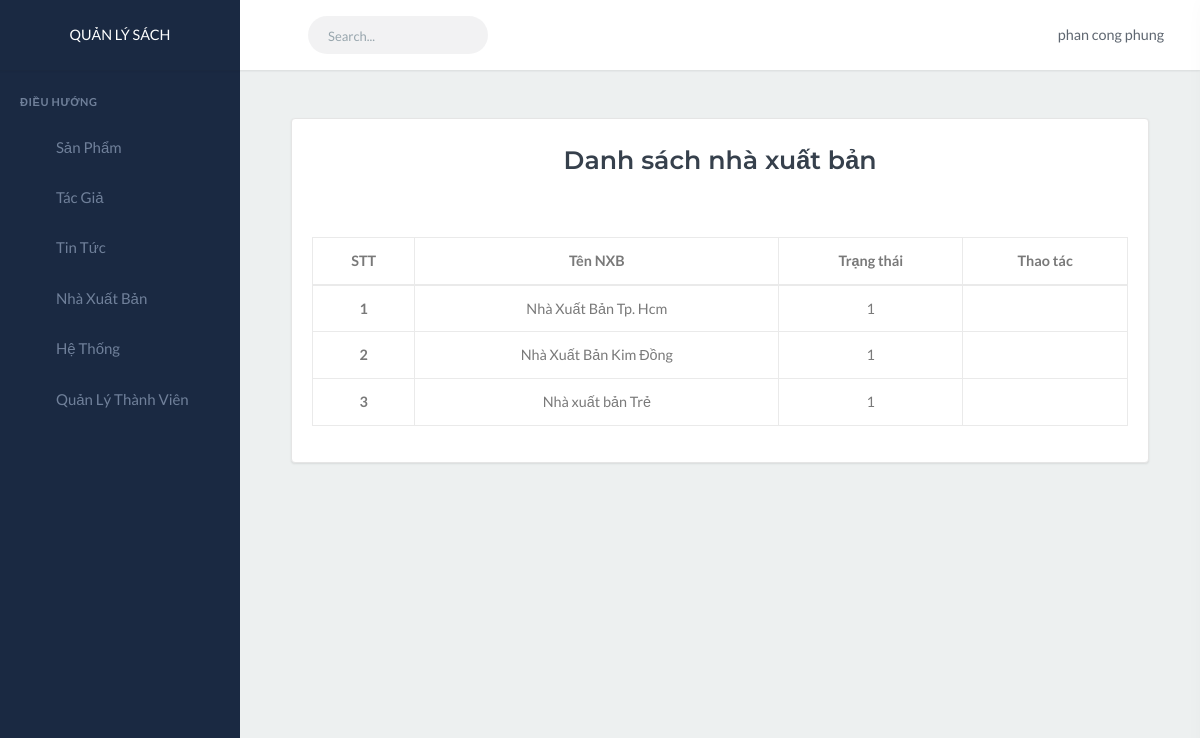
The page /?action=admin-publisher (signed in) on the database as committed earlier.
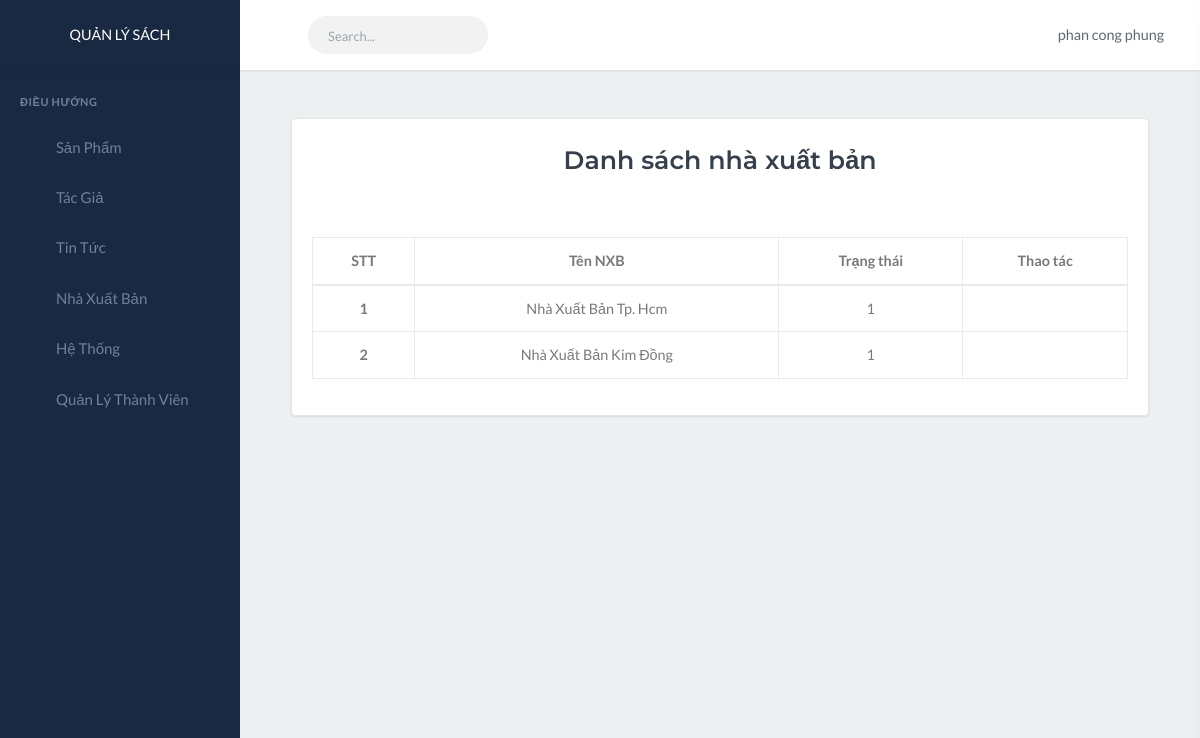
The same page on the database as committed later.
### tables this page shows
CREATE TABLE `publisher` (
  `id` int(9) NOT NULL,
  `name` varchar(255) NOT NULL,
  `status` tinyint(1) NOT NULL,
  `created_at` datetime NOT NULL,
  `updated_at` datetime NOT NULL
);

### views/admin/AdminView.php (called while the page is built, shortened)
<?php
class AdminView
{
    public function publisher($publisherItem)
    {
        require_once("templates/admin/publishers/index.php");
    }
}

### controllers/AdminController.php (called while the page is built, shortened)
<?php
class AdminController
{
    public function publisher()
    {
        $publisherModel = new PublisherModel();
        $publisherItem = $publisherModel->getAllPublisher();
        require_once('views/admin/AdminView.php');
        $loginView = new AdminView();
        $loginView->publisher($publisherItem);
    }
}

### models/PublisherModel.php (called while the page is built, shortened)
<?php
class PublisherModel
{
    public function getAllPublisher()
    {
        $conn = mysqli_connect('localhost', 'root', '', 'qlbansach');
        mysqli_set_charset($conn, "utf8");
        $result = $conn->query("SELECT * FROM publisher");
        $publishers = array();
        if ($result->num_rows > 0) {
            while ($publisher = mysqli_fetch_assoc($result)) {
                $publishers[] = $publisher;
            };
        }
        return $publishers;
    }
}

### templates/admin/publishers/index.php (the view, shortened to what this page needs)
<?php include('templates/admin/layouts/header.php'); ?>
<div class="content-page">
    <div class="content">
        <div class="row">
            <div class="col-12 mx-auto p-5">
                <div class="card">
                    <div class="card-title text-center p-3 mx-auto">
                        <h3 class="font-weight-bold"> Danh sách nhà xuất bản</h3>
                    </div>
                    <div class="card-body">
                        <table class="table table-bordered">
                            <thead>
                                <tr>
                                    <th scope="col" class="text-center">STT</th>
                                    <th scope="col" class="text-center">Tên NXB</th>
                                    <th scope="col" class="text-center">Trạng thái</th>
                                    <th scope="col" class="text-center">Thao tác</th>
                                </tr>
                            </thead>
                            <tbody>
                                <?php
                                $num = 1;
                                foreach ($publisherItem as $item) :
                                ?>
                                    <tr>
                                        <th scope="row" class="text-center"><?= $num++ ?></th>
                                        <td class="text-center"><?= $item['name'] ?></td>
                                        <td class="text-center"><?= $item['status'] ?></td>
                                        <td class="text-center">
                                            <a href="?action=admin-edit-publisher&edid=<?= $item['id'] ?>"><i class="fa fa-edit" aria-hidden="true"></i></a>
                                            <a onclick="return confirm('Bạn có muốn xóa?')" href="templates/admin/publishers/deletePublisher.php?pdid=<?= $item['id'] ?>"><i class="fa fa-trash" aria-hidden="true"></i></a>
                                        </td>
                                    </tr>
                                <?php endforeach; ?>
                            </tbody>
                        </table>
                    </div>
                </div>
            </div>
        </div>
    </div>
</div>
<?php include_once('templates/admin/layouts/footer.php'); ?>

Rows that differ between the two databases and show on the page:
removed publisher: name "Nhà xuất bản Trẻ", status "1"
